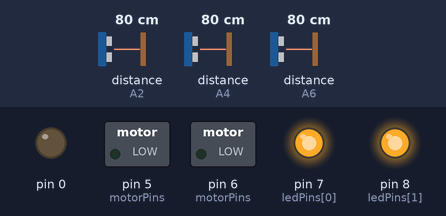
This sketch was run on a simulated Arduino Nano, built with avr-gcc and run on an emulated ATmega328P. Shown: switched loads named in the sketch (green lamp = pin HIGH), output pins drawn as LEDs (lit = HIGH). Wiring (inferred from the names in the program): 3 × ultrasonic range finder: trigger A1, echo A2 / trigger A3, echo A4 / trigger A5, echo A6. The test bench sets the inputs (shaded band); at power-on: distance to the obstacle (sensors on A2, A4, A6) 80 cm. The echo pulse lasts 58.3 µs per cm; pins used as bus, display or sensor lines are not drawn.

Above: at 0.1 s.
At 30.1 s:
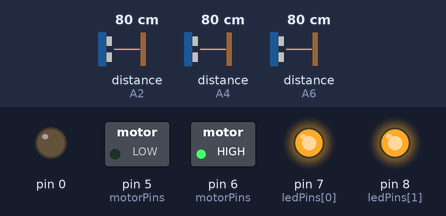
Timing chart, 0 to 36.6 s (numbered marks = the images above):
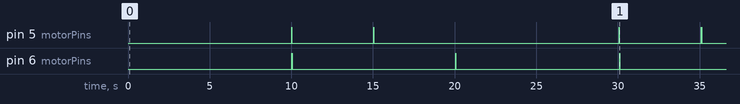

Measured:
- by itself, pin 6 (motorPins): alternates HIGH for 0.01 s and LOW for 10.0 s

The sketch:

op_save_nana_opp.ino
```cpp
using namespace std;

const int echoPins[3] = {A2, A4, A6};//first pin tested with board, the rest are not
const int trigPins[3] = {A1, A3, A5};//first pin tested with board, the rest are not
const int motorPins[2] = {5,6};//motor pins need pwm
const int ledPins[2] = {7,8};

class Motor{
    public:
        int pin;
        int default_pulse_time;
        //constructor
        Motor(int pinP, int default_pulse_timeP=10){
            pin = pinP;
            default_pulse_time=default_pulse_timeP;
        }
        //pulse_motor at various speeds
        //the higher the frequency, faster the pulses
        void pulse_motor(int frequency){
            float pause = 1.0/frequency;

            analogWrite(pin, 255);
            delay(default_pulse_time);
            analogWrite(pin, 0);
            delay(pause);
        }
};

class Sensor{
    public:
        int echopin;
        int trigpin;
        float distance;
        float minRange = 100;
        int range;
        int intensity = 25;
        Sensor(int ecPin, int trPin){
            echopin = ecPin;
            trigpin = trPin;
        }

        float checkDist(){
            digitalWrite(trigpin, LOW);
            delayMicroseconds(2);
            digitalWrite(trigpin, HIGH);
            delayMicroseconds(10);
            digitalWrite(trigpin, LOW);

            float duration = pulseIn(echopin, HIGH);
            distance = duration*0.034/2;
            return distance;
        }
        int findRange(){
            if (this->checkDist() < minRange && this->checkDist() > 3*minRange/4){
                range = 1;
            } else if (this->checkDist() < 3*minRange/4 && this->checkDist() > 2*minRange/4){
                range = 2;
            } else if (this->checkDist() < 1*minRange/4){
                range = 3;
            }
            else{
                range = 0;
            }
            int outputFreq = range*intensity;
            return outputFreq;
        }
};

class LEDS{
  public:
    int pin;
    int brightness;
    int max_light = 255;
    LEDS(int pinP, int brightnessP=255){
      pin = pinP;
      brightness = brightnessP;
      analogWrite(pin, brightness);
    }
    void setLight(int light_mode){
      if (light_mode == 4){
        analogWrite(pin, max_light);
      } else if(light_mode ==3){
        analogWrite(pin, max_light/light_mode);
      } else if(light_mode ==2){
        analogWrite(pin, max_light/3);
      } else if(light_mode ==1){
        analogWrite(pin, max_light/3);
      }else{
        analogWrite(pin, 0);
      }
    }
};
    //instanciate the sensor and motor objects
    //(apparently this needs to be done outside of the setup function based on the fact that setup returns void)
    Sensor sensL(echoPins[0], trigPins[0]);
    Sensor sensM(echoPins[1], trigPins[1]);
    Sensor sensR(echoPins[2], trigPins[2]);

    Motor motL(motorPins[0]);
    Motor motR(motorPins[1]);

    LEDS leds(ledPins[0]);

void setup(){
    for(int i=0; i<sizeof(trigPins); i++){
        pinMode(trigPins[i], OUTPUT);
    }
    for(int i=0; i<sizeof(echoPins); i++){
        pinMode(echoPins[i], INPUT);
    }
    for(int i=0; i<sizeof(motorPins); i++){
        pinMode(echoPins[i], OUTPUT);
    }
    for(int i=0; i<sizeof(ledPins); i++){
        pinMode(ledPins[i], OUTPUT);
        digitalWrite(ledPins[i], HIGH);
    }
}

void loop(){
    sensM.findRange();
    sensR.findRange();
    //pulses the right and left motor with an intensity and pulse rate determined by the
    //range found from their respective side's sensor
    motL.pulse_motor(sensL.findRange());
    motR.pulse_motor(sensR.findRange());
    //because both sensors should activate when something is directly in front of the
    //sensor array (IE activating the middle sensor)
    motL.pulse_motor(sensM.findRange());
    motR.pulse_motor(sensM.findRange());
}
```
